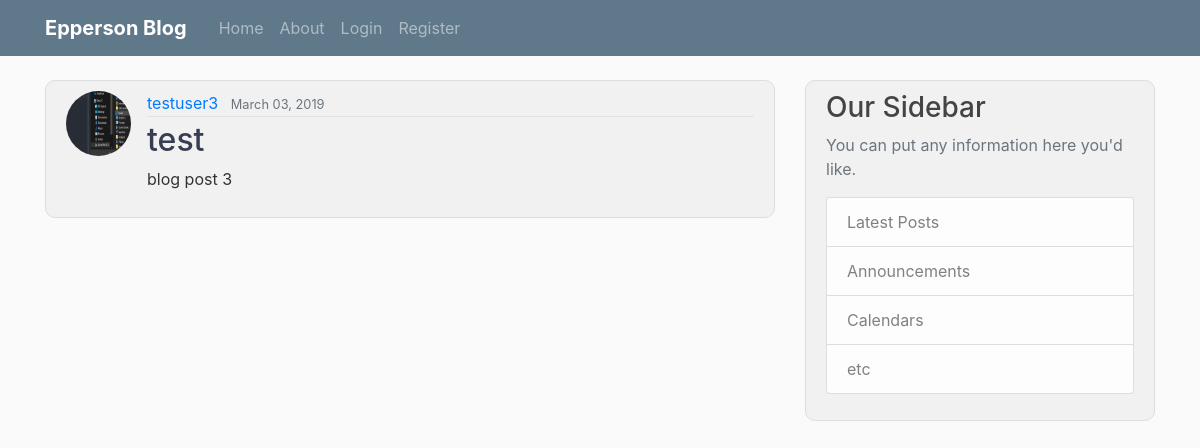
The page /post/3/ on the database as committed earlier.
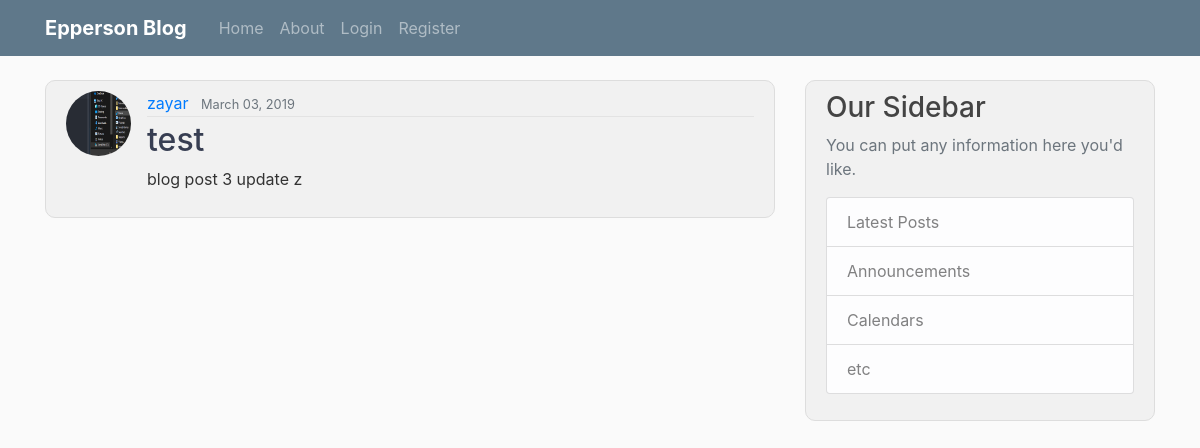
The same page on the database as committed later.
### blog/models.py (models this page shows, shortened)
class Post(models.Model):
    title = models.CharField(max_length=100)
    content = models.TextField()
    date_posted = models.DateTimeField(default=timezone.now)
    author = models.ForeignKey(User, on_delete=models.CASCADE)

### users/models.py (models this page shows, shortened)
class Profile(models.Model):
    user = models.OneToOneField(User, on_delete=models.CASCADE)
    image = models.ImageField(default='default.png', upload_to='profile_pics')

### blog/views.py (the view)
# urls.py: path('post/<int:pk>/', PostDetailView.as_view(), name='post-detail'),
class PostDetailView(DetailView):
    model = Post

### blog/templates/blog/post_detail.html (shortened to what this page needs)
{% extends "blog/base.html" %}
{% block content %}
    <article class="media content-section">
        <img class="rounded-circle article-img" src="{{ object.author.profile.image.url }}">
        <div class="media-body">
            <div class="article-metadata">
                <a class="mr-2" href="{% url 'user-posts' object.author.username %}">{{ object.author }}</a>
                <small class="text-muted">{{ object.date_posted|date:"F d, Y" }}</small>
            </div>
            <h2 class="article-title">{{ object.title }}</h2>
            <p class="article-content">{{ object.content }}</p>
        </div>
    </article>
{% endblock %}

Rows that differ between the two databases and show on the page:
changed Post "test": author.profile.image: a different picture; author "testuser3" → "zayar"; content "blog post 3" → "blog post 3 update z"
